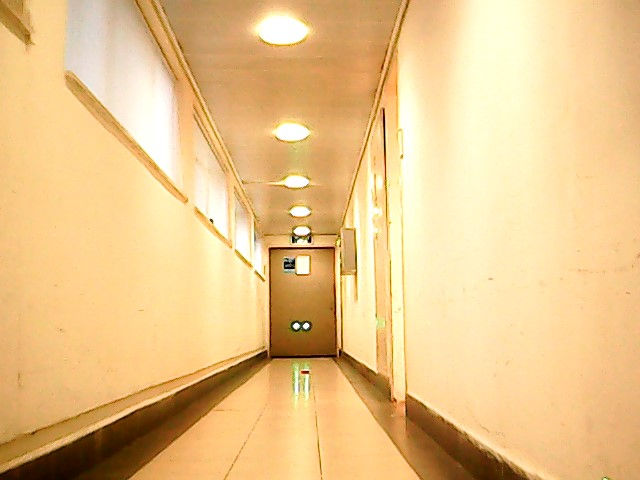
#> input picture fit_experiment/15.jpg, 640 x 480 px, found by its file name
$ python blobs_try.py   (older library calls are emulated)
#> lines starting #> are read from the running program, lines starting #| are printed output that depends on the picture; long printed decimals are rounded
### MathShit.py
import math

LAYSER_DISTANCE = 0.23


def distance_from_wall(left_x, left_y, right_x, right_y, screen_width=640, fov=0.5477):
    distance_between_dots = math.sqrt((left_x - right_x) ** 2 + (left_y - right_y) ** 2)
    angle_untill_dots = (distance_between_dots / screen_width) * fov
    distance_until_wall = (LAYSER_DISTANCE / (2 * math.tan(angle_untill_dots / 2)))
    return distance_until_wall

### blobs_try.py
# Standard imports
import cv2
import numpy as np;

# Read image
import MathShit as ms

im = cv2.imread("fit_experiment\\15.jpg", cv2.IMREAD_GRAYSCALE)
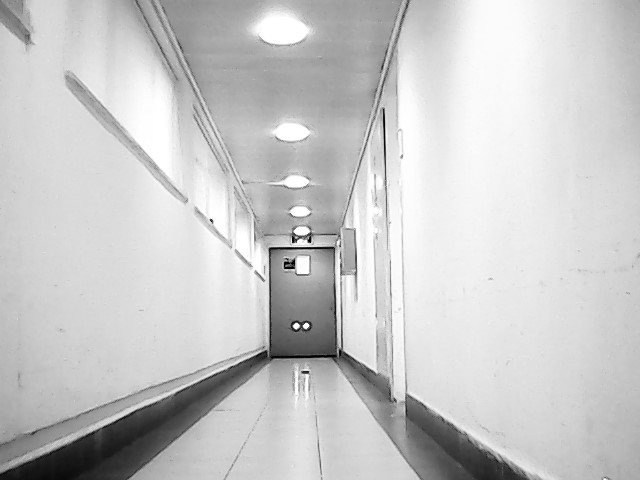
#> im: shape (480, 640); min 0, max 255, mean 200.5
im = cv2.bitwise_not(im)
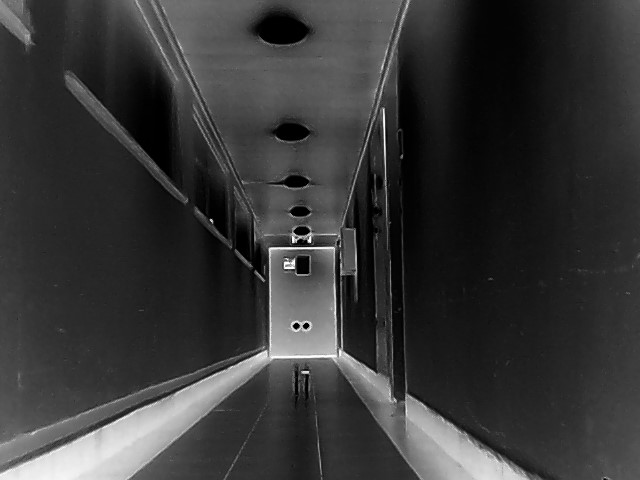
#> im: shape (480, 640); min 0, max 255, mean 54.5
cv2.imshow("Keypoints", im)
cv2.waitKey(0)
# Set up the detector with default parameters.

# Setup SimpleBlobDetector parameters.
params = cv2.SimpleBlobDetector_Params()
params.minThreshold = 0
params.maxThreshold = 40

# Area
params.filterByArea = True
params.minArea = 10

# Create a detector with the parameters
ver = (cv2.__version__).split('.')
if int(ver[0]) < 3:
    detector = cv2.SimpleBlobDetector(params)
else:
    detector = cv2.SimpleBlobDetector_create(params)

cutten_im = im[150:400, 150:600]
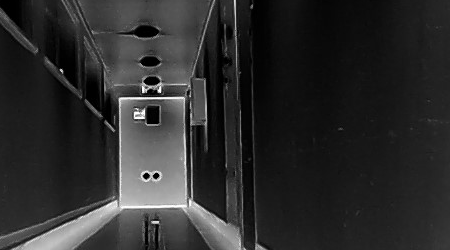
#> cutten_im: shape (250, 450); min 0, max 255, mean 44
keypoints = detector.detect(cutten_im)
#> keypoints = 6 keypoints; (x, y, size): (153, 115, 17.9), (150, 61, 14.2), (151, 81, 11.9), (152, 175, 6.5), (188, 93, 4.2), (242, 192, 3.9)
cv2.waitKey(10000)

print(len(keypoints))
#| 6
left_x = keypoints[0].pt[0]
#> left_x = 241.7
left_y = keypoints[0].pt[1]
#> left_y = 191.9
right_x = keypoints[1].pt[0]
#> right_x = 151.5
right_y = keypoints[1].pt[1]
#> right_y = 175.4

print((((left_x - right_x) ** 2 + (left_y - right_y) ** 2) ** 0.5) / 640)
#| 0.1432
print(ms.distance_from_wall(left_x, left_y, right_x, right_y, fov=0.904))
#> in distance_from_wall, `distance_between_dots = math.sqrt((left_x - right_x) ** 2 + (left_y - ..`: distance_between_dots = 91.67
#> in distance_from_wall, `angle_untill_dots = (distance_between_dots / screen_width) * fov`: angle_untill_dots = 0.129
#> in distance_from_wall, `distance_until_wall = (LAYSER_DISTANCE / (2 * math.tan(angle_untill_do..`: distance_until_wall = 1.77
#| 1.774

# Draw detected blobs as red circles.
# cv2.DRAW_MATCHES_FLAGS_DRAW_RICH_KEYPOINTS ensures the size of the circle corresponds to the size of blob
im_with_keypoints = cv2.drawKeypoints(cutten_im, keypoints, np.array([]), (0, 0, 255), cv2.DRAW_MATCHES_FLAGS_DRAW_RICH_KEYPOINTS)

# Show keypoints
cv2.imshow("Keypoints", im_with_keypoints)
cv2.waitKey(0)

$ run again, with fit_experiment/10.jpg copied over fit_experiment/15.jpg
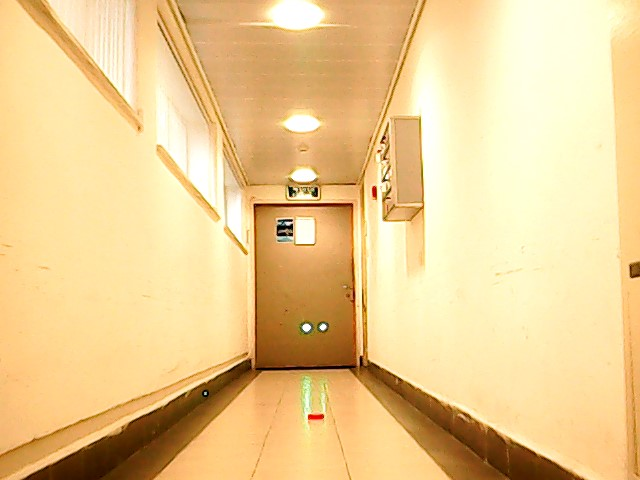
#> input picture fit_experiment/10.jpg, 640 x 480 px, found by its file name
#> `im = cv2.bitwise_not(im)`:
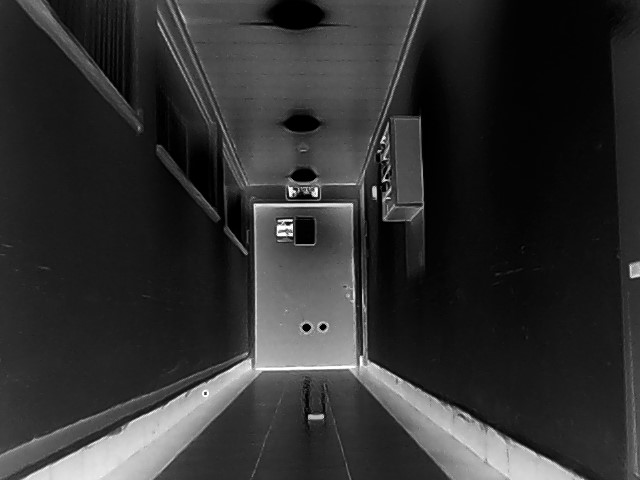
#> im: shape (480, 640); min 0, max 255, mean 48.2
#> `cutten_im = im[150:400, 150:600]`:
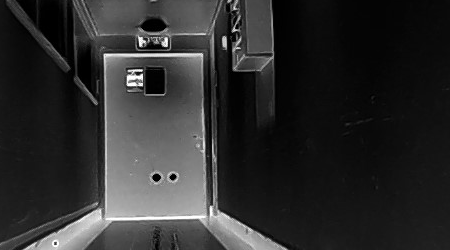
#> cutten_im: shape (250, 450); min 0, max 255, mean 45.1
#> keypoints = 6 keypoints; (x, y, size): (155, 81, 27.1), (153, 25, 18.5), (156, 177, 8.4), (232, 10, 8.4), (172, 177, 6.9), (237, 27, 4.2)
#| 6
#> left_x = 172.5
#> left_y = 176.6
#> right_x = 156.1
#> right_y = 177.1
#| 0.02558
#> distance_between_dots = 16.37
#> angle_untill_dots = 0.0231
#> distance_until_wall = 9.94
#| 9.944

$ run again, with fit_experiment/11.jpg copied over fit_experiment/15.jpg
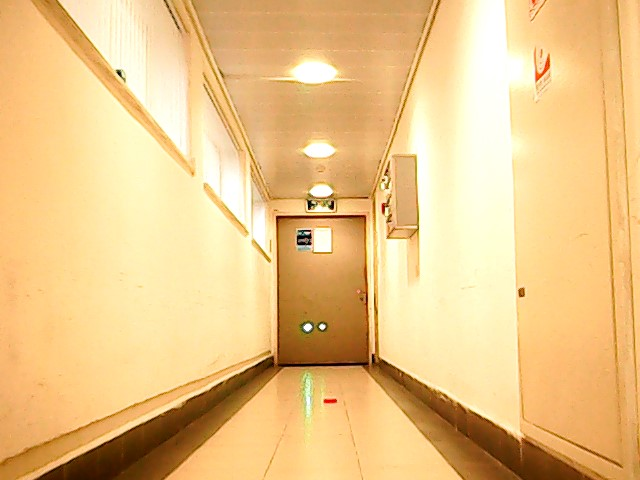
#> input picture fit_experiment/11.jpg, 640 x 480 px, found by its file name
#> `im = cv2.bitwise_not(im)`:
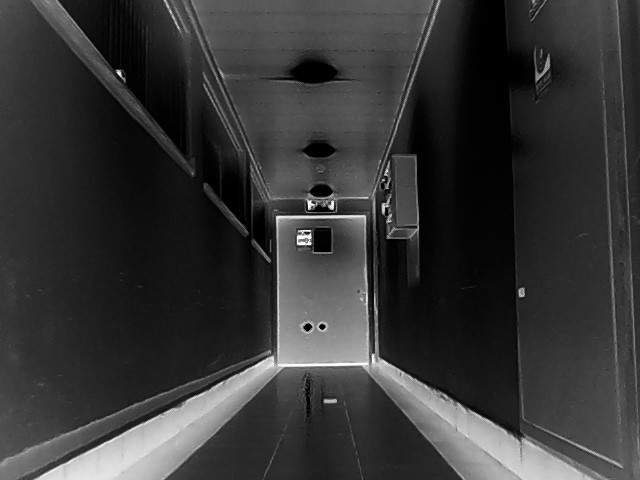
#> im: shape (480, 640); min 0, max 255, mean 53.6
#> `cutten_im = im[150:400, 150:600]`:
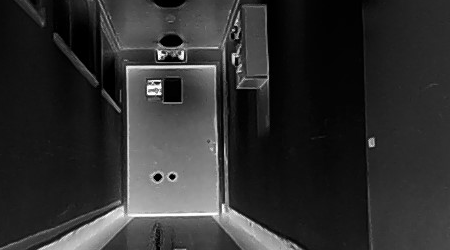
#> cutten_im: shape (250, 450); min 0, max 255, mean 47.2
#> keypoints = 7 keypoints; (x, y, size): (173, 89, 25), (171, 40, 16.8), (157, 177, 8), (235, 61, 6.2), (172, 176, 5.6), (233, 36, 5.2), (226, 180, 3.7)
#| 7
#> left_x = 157.2
#> left_y = 176.8
#> right_x = 172.8
#> right_y = 89.02
#| 0.1394
#> distance_between_dots = 89.21
#> angle_untill_dots = 0.126
#> distance_until_wall = 1.82
#| 1.823
